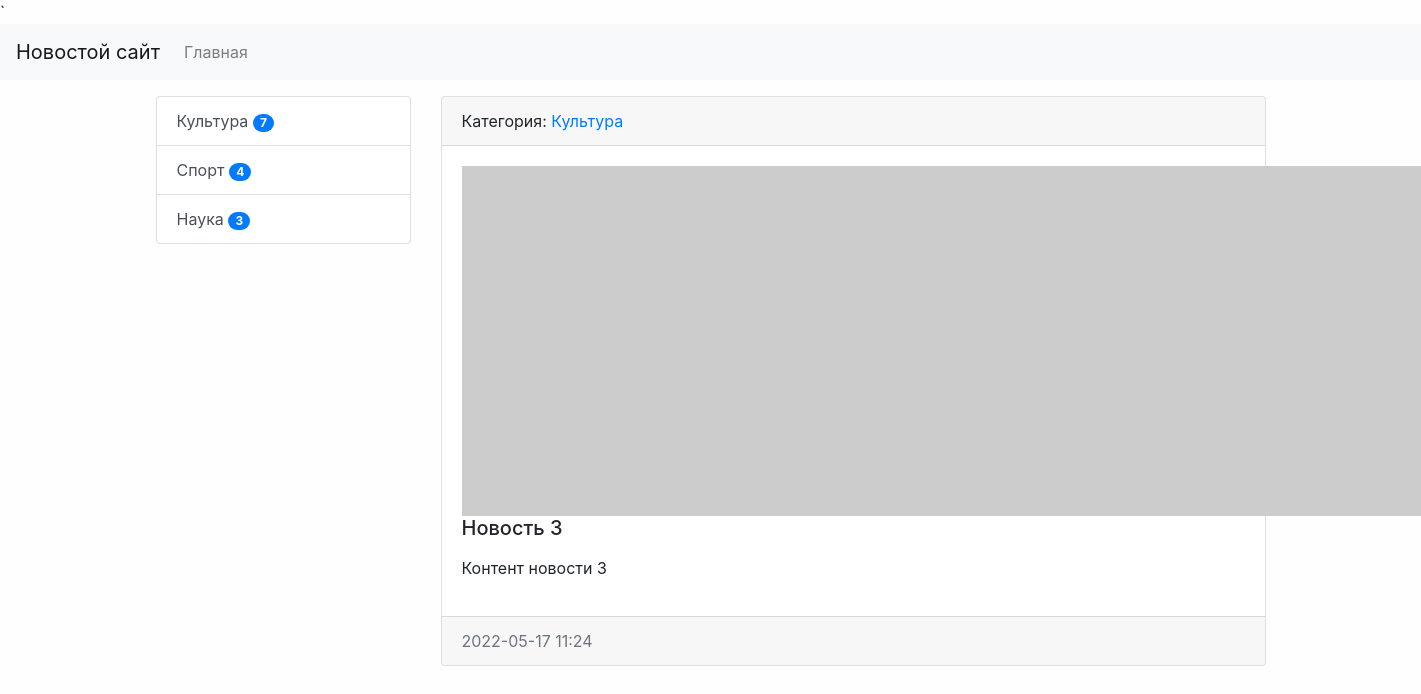
Screenshot of /news/3 with the database file from the repository.
### news/models.py (models this page shows, shortened)
class Category(models.Model):
    title = models.CharField(max_length=150, db_index=True, verbose_name='Наименование категории')
    def get_absolute_url(self):
        return reverse('category', kwargs={"category_id": self.pk})
    def __str__(self):
        return self.title
    class Meta:
        verbose_name = 'Категория'
        verbose_name_plural = 'Категории'
        ordering = ['title']

class News(models.Model):
    title = models.CharField(max_length=150, verbose_name='Наименование')
    content = models.TextField(blank=True, verbose_name='Контент')
    created_at = models.DateTimeField(auto_now_add=True, verbose_name='Дата публикации')
    update_at = models.DateTimeField(auto_now=True, verbose_name='Обновлено')
    image = models.ImageField(upload_to='photos/%Y/%m/%d/', verbose_name='Фото', blank=True)
    is_published = models.BooleanField(default=True, verbose_name='Опубликовано')
    category = models.ForeignKey('Category', on_delete=models.PROTECT, verbose_name='Категория')
    views = models.IntegerField(default=0)
    class Meta:
        verbose_name = 'Новость'
        verbose_name_plural = 'Новости'
        ordering = ['-created_at']

### news/views.py (the view)
# urls.py: path('news/<int:pk>', ViewNews.as_view(), name='view_news'),
class ViewNews(DetailView):
    model = News
    context_object_name = 'news_item'

### news/templatetags/news_tags.py (called while the page is built)
@register.inclusion_tag('news/list_categories.html')
def show_categories(arg1='Hello', arg2='world'):
    categories = Category.objects.annotate(cnt=Count('news')).filter(cnt__gt=0)
    return {"categories": categories, "arg1": arg1, "arg2": arg2}

### news/templates/news/news_detail.html (shortened to what this page needs)
`{% extends 'base.html' %}
{% block sidebar %}
{% include 'inc/_sidebar.html' %}
{% endblock %}
{% block content %}
<div class="card mb-3">
    <div class="card-header">
        Категория: <a href="{{ news_item.category.get_absolute_url }}">{{ news_item.category }}</a>
    </div>
    <div class="card-body">
            {% if item.image %}
            <img src="{{ news_item.photo.url }}" alt="" width="350" class="float-left mr-3">
            {% else %}
            <img src="https://picsum.photos/id/1060/350/235/?blur=2" alt="" class="float-left mr-3">
            {% endif %}
                <h5 class="card-title">{{ news_item.title }}</h5>
                <p class="card-text">{{ news_item.content|safe|linebreaks }}</p>
    </div>
    <div class="card-footer text-muted">
        {{ news_item.created_at|date:"Y-m-d H:i" }}
    </div>
</div>
{% endblock %}

### news/templates/news/list_categories.html
<div class="list-group">
    {% for item in categories %}
    <a href="{{ item.get_absolute_url }}" class="list-group-item list-group-item-action">{{ item.title }} <span class="badge badge-primary badge-pill">{{ item.cnt }}</span></a>
    {% endfor %}
</div>

### mysite/static/css/style.css (style rules this page uses)
body { background-color: #fefefe; }

### rows the page displays
Category: title "Культура", cnt "7"
Category: title "Спорт", cnt "4"
Category: title "Наука", cnt "3"
News: category "Культура", title "Новость 3", content "Контент новости 3", created_at "2022-05-17 11:24"
